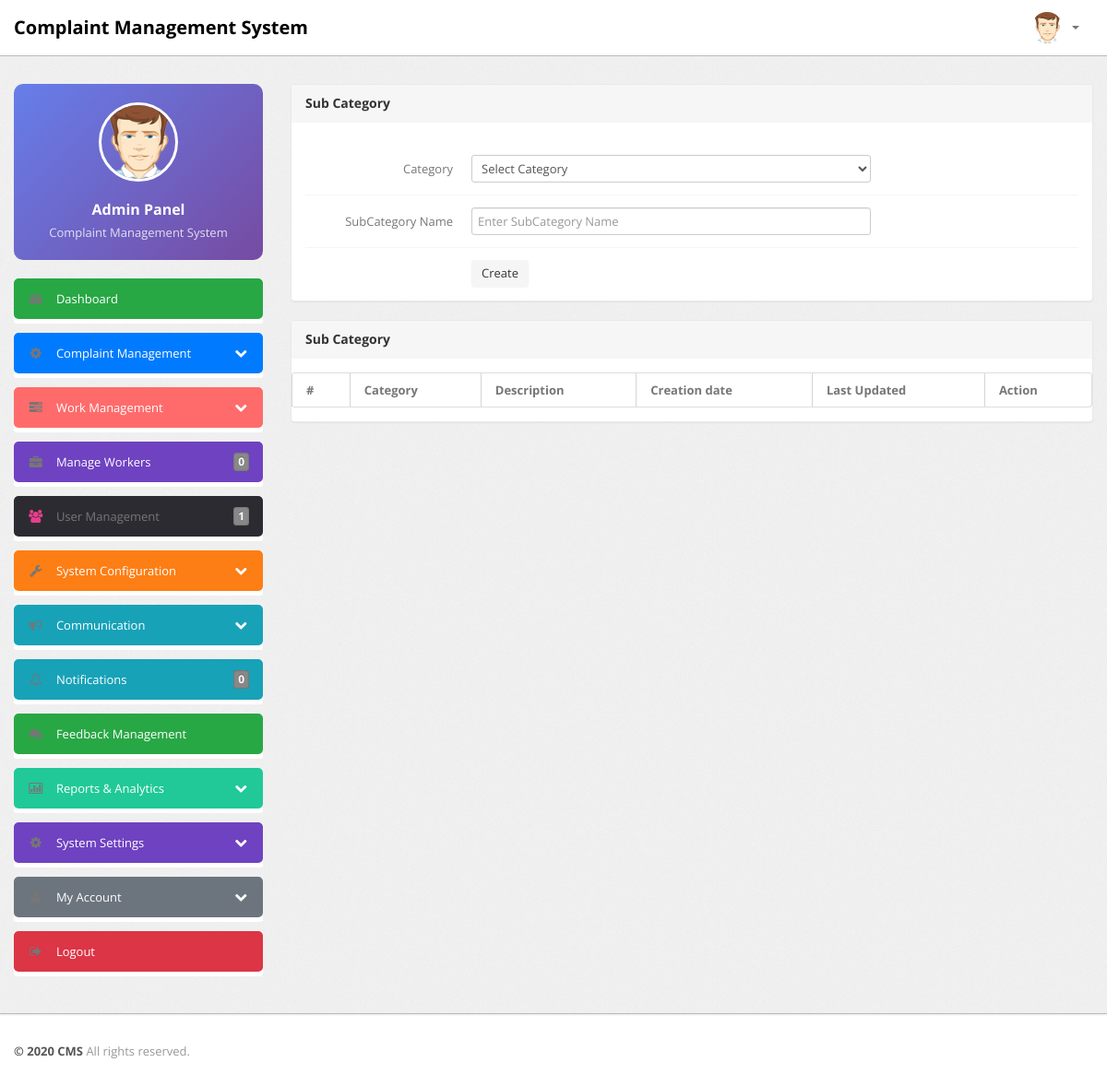
Before: /admin/subcategory.php (signed in) with the older database file.
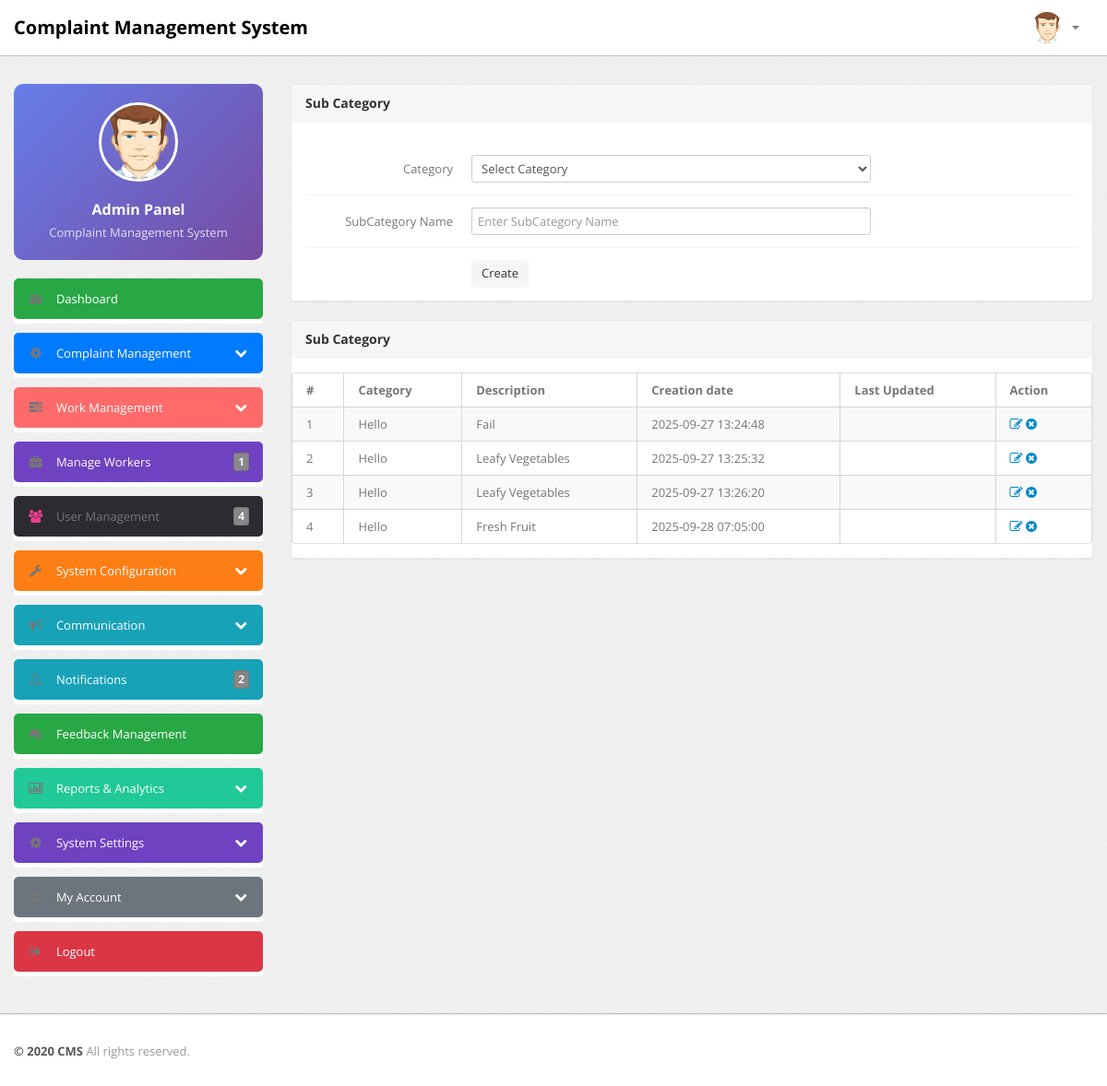
After: the same page with the newer database file.
### tables this page shows
CREATE TABLE `subcategory` (
  `id` int(11) NOT NULL,
  `categoryid` int(11) NOT NULL,
  `subcategory` varchar(255) NOT NULL,
  `creationDate` timestamp NOT NULL DEFAULT current_timestamp(),
  `updationDate` varchar(255) NOT NULL
);

CREATE TABLE `category` (
  `id` int(11) NOT NULL,
  `categoryName` varchar(255) NOT NULL,
  `categoryDescription` longtext NOT NULL,
  `creationDate` timestamp NOT NULL DEFAULT current_timestamp(),
  `updationDate` varchar(255) NOT NULL
);

### admin/subcategory.php (the view, shortened to what the changed rows need)
<?php
if(strlen($_SESSION['alogin'])==0)
	{
header('location:index.php');
}
else{
?>
<!DOCTYPE html>
<html lang="en">
<head>
	<link type="text/css" href="bootstrap/css/bootstrap.min.css" rel="stylesheet">
	<link type="text/css" href="bootstrap/css/bootstrap-responsive.min.css" rel="stylesheet">
	<link type="text/css" href="css/theme.css" rel="stylesheet">
	<link type="text/css" href="images/icons/css/font-awesome.css" rel="stylesheet">
</head>
<body>
<?php include('include/header.php');?>
	<div class="wrapper">
		<div class="container">
			<div class="row">
<?php include('include/sidebar.php');?>
			<div class="span9">
					<div class="content">
						<div class="module">
							<div class="module-head">
								<h3>Sub Category</h3>
							</div>
							<div class="module-body">
									<br />
			<form class="form-horizontal row-fluid" name="subcategory" method="post" >
<div class="control-group">
<label class="control-label" for="basicinput">Category</label>
<div class="controls">
<select name="category" class="span8 tip" required>
<option value="">Select Category</option>
</select>
</div>
</div>
<div class="control-group">
<label class="control-label" for="basicinput">SubCategory Name</label>
<div class="controls">
<input type="text" placeholder="Enter SubCategory Name"  name="subcategory" class="span8 tip" required>
</div>
</div>
	<div class="control-group">
											<div class="controls">
												<button type="submit" name="submit" class="btn">Create</button>
											</div>
										</div>
									</form>
							</div>
						</div>
	<div class="module">
							<div class="module-head">
								<h3>Sub Category</h3>
							</div>
							<div class="module-body table">
								<table cellpadding="0" cellspacing="0" border="0" class="datatable-1 table table-bordered table-striped	 display" width="100%">
									<thead>
										<tr>
											<th>#</th>
											<th>Category</th>
											<th>Description</th>
											<th>Creation date</th>
											<th>Last Updated</th>
											<th>Action</th>
										</tr>
									</thead>
									<tbody>
<?php $query=mysqli_query($bd, "select subcategory.id,category.categoryName,subcategory.subcategory,subcategory.creationDate,subcategory.updationDate from subcategory join category on category.id=subcategory.categoryid");
$cnt=1;
while($row=mysqli_fetch_array($query))
{
?>
										<tr>
											<td><?php echo htmlentities($cnt);?></td>
											<td><?php echo htmlentities($row['categoryName']);?></td>
											<td><?php echo htmlentities($row['subcategory']);?></td>
											<td> <?php echo htmlentities($row['creationDate']);?></td>
											<td><?php echo htmlentities($row['updationDate']);?></td>
											<td>
											<a href="edit-subcategory.php?id=<?php echo $row['id']?>" ><i class="icon-edit"></i></a>
											<a href="subcategory.php?id=<?php echo $row['id']?>&del=delete" onClick="return confirm('Are you sure you want to delete?')"><i class="icon-remove-sign"></i></a></td>
										</tr>
										<?php $cnt=$cnt+1; } ?>
								</table>
							</div>
						</div>
					</div>
				</div>
			</div>
		</div>
	</div>
<?php include('include/footer.php');?>
</body>
<?php } ?>

### admin/include/sidebar.php (shortened to what the changed rows need)
<?php
include('include/config.php');
?>
<div class="span3">
    <div class="sidebar">
        <div class="widget widget-profile unstyled" style="background: linear-gradient(135deg, #667eea 0%, #764ba2 100%); color: white; padding: 20px; border-radius: 10px; margin-bottom: 20px; text-align: center;">
            <div class="profile-avatar">
                <img src="images/user.png" style="width: 80px; height: 80px; border-radius: 50%; border: 3px solid white; margin-bottom: 10px;" />
            </div>
            <h4 style="margin: 10px 0 5px 0; color: white;">Admin Panel</h4>
            <p style="margin: 0; opacity: 0.8;">Complaint Management System</p>
        </div>
        <ul class="widget widget-menu unstyled">
            <li>
                <a href="dashboard.php" style="background: #28a745; color: white;">
                    <i class="menu-icon icon-dashboard"></i>
                    Dashboard
                </a>
            </li>
        </ul>
        <ul class="widget widget-menu unstyled">
            <li>
                <a class="collapsed" data-toggle="collapse" href="#toggleComplaints" style="background: #007bff; color: white;">
                    <i class="menu-icon icon-cog"></i>
                    <i class="icon-chevron-down pull-right"></i><i class="icon-chevron-up pull-right"></i>
                    Complaint Management
                </a>
            </li>
        </ul>
        <ul class="widget widget-menu unstyled">
            <li>
                <a class="collapsed" data-toggle="collapse" href="#toggleWorkManagement" style="background: #ff6b6b; color: white;">
                    <i class="menu-icon icon-tasks"></i>
                    <i class="icon-chevron-down pull-right"></i><i class="icon-chevron-up pull-right"></i>
                    Work Management
                </a>
            </li>
        </ul>
        <ul class="widget widget-menu unstyled">
            <li>
                <a href="manage-workers.php" style="background: #6f42c1; color: white;">
                    <i class="menu-icon icon-briefcase"></i>
                    Manage Workers
                    <?php
                    $table_check = mysqli_query($bd, "SHOW TABLES LIKE 'workers'");
                    if(mysqli_num_rows($table_check) > 0) {
                        $active_workers = mysqli_query($bd, "SELECT COUNT(*) as total FROM workers WHERE status='active'");
                        if($active_workers) {
                            $workers_count = mysqli_fetch_array($active_workers)['total'];
                            ?>
                            <b class="label label-primary pull-right"><?php echo $workers_count; ?></b>
                            <?php
                        }
                    }
                    ?>
                </a>
            </li>
        </ul>
        <ul class="widget widget-menu unstyled">
            <li>
                <a href="manage-users.php">
                    <i class="menu-icon icon-group" style="color: #e83e8c;"></i>
                    User Management
                    <?php
                    $rt = mysqli_query($bd, "SELECT * FROM users");
                    $num1 = mysqli_num_rows($rt);
                    ?>
                    <b class="label label-primary pull-right"><?php echo htmlentities($num1); ?></b>
                </a>
            </li>
        </ul>
        <ul class="widget widget-menu unstyled">
            <li>
                <a class="collapsed" data-toggle="collapse" href="#toggleSystemConfig" style="background: #fd7e14; color: white;">
                    <i class="menu-icon icon-wrench"></i>
                    <i class="icon-chevron-down pull-right"></i><i class="icon-chevron-up pull-right"></i>
                    System Configuration
                </a>
            </li>
        </ul>
        <ul class="widget widget-menu unstyled">
            <li>
                <a class="collapsed" data-toggle="collapse" href="#toggleCommunication" style="background: #17a2b8; color: white;">
                    <i class="menu-icon icon-bullhorn"></i>
                    <i class="icon-chevron-down pull-right"></i><i class="icon-chevron-up pull-right"></i>
                    Communication
                </a>
            </li>
        </ul>
        <ul class="widget widget-menu unstyled">
            <li>
                <a href="notifications.php" style="background: #17a2b8; color: white;">
                    <i class="menu-icon icon-bell"></i>
                    Notifications
                    <?php
                    $rt = mysqli_query($bd, "SELECT * FROM tblcomplaints where status is null");
                    $num1 = mysqli_num_rows($rt);
                    ?>
                    <b class="label label-info pull-right"><?php echo htmlentities($num1); ?></b>
                </a>
            </li>
        </ul>
        <ul class="widget widget-menu unstyled">
            <li>
                <a href="manage-feedback.php" style="background: #28a745; color: white;">
                    <i class="menu-icon icon-comments"></i>
                    Feedback Management
                </a>
            </li>
        </ul>
        <ul class="widget widget-menu unstyled">
            <li>
                <a class="collapsed" data-toggle="collapse" href="#toggleReports" style="background: #20c997; color: white;">
                    <i class="menu-icon icon-bar-chart"></i>
                    <i class="icon-chevron-down pull-right"></i><i class="icon-chevron-up pull-right"></i>
                    Reports & Analytics
                </a>
            </li>
        </ul>
        <ul class="widget widget-menu unstyled">
            <li>
                <a class="collapsed" data-toggle="collapse" href="#toggleSettings" style="background: #6f42c1; color: white;">
                    <i class="menu-icon icon-cog"></i>
                    <i class="icon-chevron-down pull-right"></i><i class="icon-chevron-up pull-right"></i>
                    System Settings
                </a>
            </li>
        </ul>
        <ul class="widget widget-menu unstyled">
            <li>
                <a class="collapsed" data-toggle="collapse" href="#toggleAccount" style="background: #6c757d; color: white;">
                    <i class="menu-icon icon-user"></i>
                    <i class="icon-chevron-down pull-right"></i><i class="icon-chevron-up pull-right"></i>
                    My Account
                </a>
            </li>
        </ul>
        <ul class="widget widget-menu unstyled">
            <li>
                <a href="logout.php" style="background: #dc3545; color: white;">
                    <i class="menu-icon icon-signout"></i>
                    Logout
                </a>
            </li>
        </ul>
    </div>
</div>

Changed rows visible on the page:
added subcategory: categoryid.categoryName "Hello", subcategory "Fail", creationDate "2025-09-27 13:24:48"
added subcategory: categoryid.categoryName "Hello", subcategory "Leafy Vegetables", creationDate "2025-09-27 13:25:32"
added subcategory: categoryid.categoryName "Hello", subcategory "Leafy Vegetables", creationDate "2025-09-27 13:26:20"
added subcategory: categoryid.categoryName "Hello", subcategory "Fresh Fruit", creationDate "2025-09-28 07:05:00"
Other visible differences:
$workers_count: "0" → "1"
$num1: "1" → "4"
$num1: "0" → "2"
